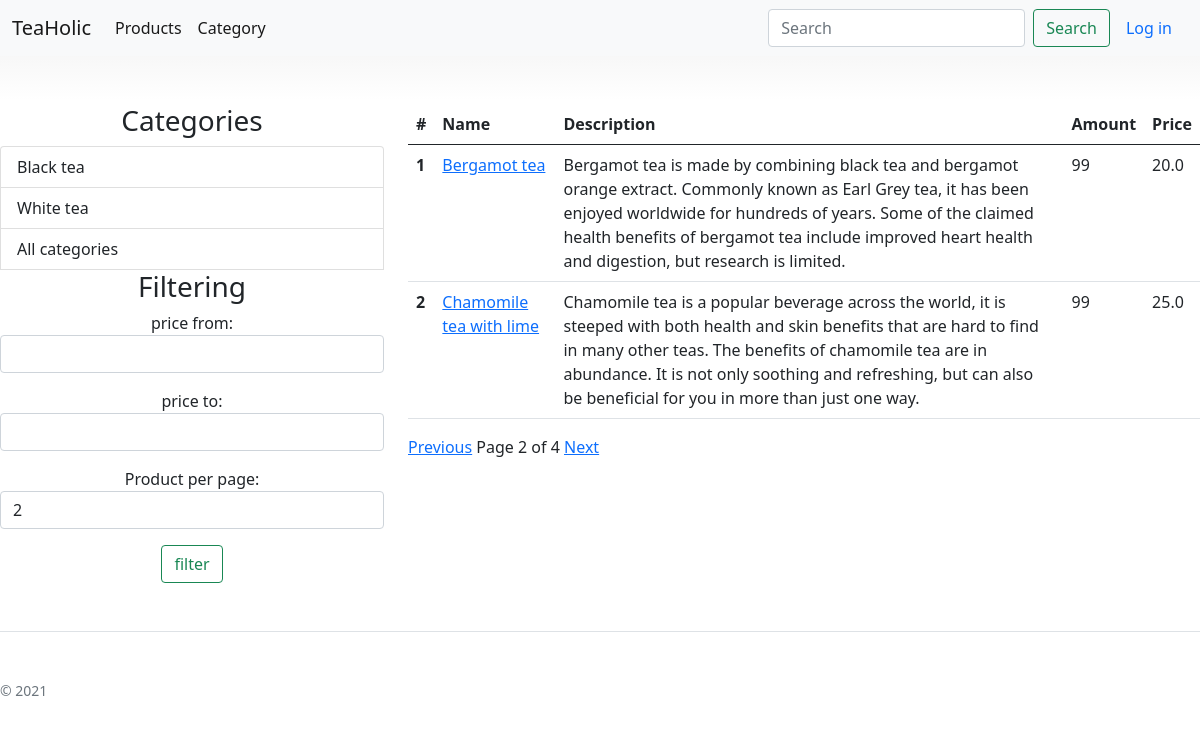
/?page=2&, run on the app's committed database.
### bboard/models.py (models this page shows, shortened)
class Category(models.Model):
    name = models.CharField(max_length=50)

class Product(models.Model):
    name = models.CharField(max_length=255)
    description = models.TextField(max_length=500)
    amount = models.IntegerField()
    price = models.FloatField()
    thumbnail = models.ImageField()
    id_category = models.ForeignKey(Category, on_delete=models.CASCADE)
    id_product_type = models.ForeignKey(ProductType, on_delete=models.CASCADE)
    id_author = models.ForeignKey(Author, on_delete=models.CASCADE)

### bboard/views.py (the view)
# urls.py: path('', views.bboard, name = 'index'),
def bboard(request, **kwargs):
    user = get_userprofile(request)
    products = Product.objects.all()
    categories = Category.objects.all()[:2]
    weather = get_weather(user)
    form = ProductFilterForm(request.GET)
    product_per_page = 2
    if form.is_valid():
        if form.cleaned_data['min_price']:
           products = products.filter(price__gte= form.cleaned_data['min_price'])
        if form.cleaned_data['max_price']:
           products = products.filter(price__lte= form.cleaned_data['max_price'])
        if form.cleaned_data['product_per_page']:
           product_per_page = form.cleaned_data['product_per_page']
    page_number = request.GET.get('page', 1)
    paginator = Paginator(products, product_per_page)
    page = paginator.get_page(page_number)
    d = request.GET.copy()
    for k, v in kwargs.items():
        d[k] = v
    for k in [k for k, v in d.items() if not v]:
        del d[k]
    try:
        d.pop('page')
    except:
        pass
    t = d.urlencode()
    return render(request,'bboard/basis/index.html', {'user':user, 'products':page, 'page': page, 'categories':categories, 'weather': weather, 'form': form, 'param_page': t})

### bboard/forms.py
class ProductFilterForm(forms.Form):
    min_price = forms.IntegerField(label='price from:', required=False,widget=forms.NumberInput(attrs={'class': 'form-control'}))
    max_price = forms.IntegerField(label='price to:', required=False, widget=forms.NumberInput(attrs={'class': 'form-control'}))
    CHOICES = (('2', '2'),('3', '3'), ('4', '4'))
    product_per_page = forms.ChoiceField(choices = CHOICES,label= 'Product per page', required=False, widget=forms.Select(attrs={'class': 'form-control'}))

### bboard/services/services.py (called while the page is built)
def get_userprofile(request):
    if request.user.is_authenticated:
        user = request.user
        user_profile = UserProfile.objects.get(user=user)
        return user_profile
    else:
        return None

### bboard/services/weather.py (called while the page is built)
def get_weather(user):
    try:
        res = requests.get('http://api.openweathermap.org/data/2.5/weather?q='+user.city +'&units=metric&appid=' +WEATHER_API_KEY)
        res = res.json()
        print('')
        weather = res['weather'][0]['main']
        temp = res['main']['temp']
        return weather +', ' +str(temp)+' degrees'
    except:
        return None

### bboard/templates/bboard/basis/index.html (shortened to what this page needs)
{% extends "bboard/basis/base.html" %}
{% block content %}
<div class="row mt-5">
    <div class="col-sm-4"><h3 align="center">Categories</h3> <div class="list-group">
        {% for category in categories  %}
        <a href="{% url 'product_from_category' id=category.id %}" class="list-group-item list-group-item-action">{{ category.name}}</a>
        {% endfor %}
        <a href="{% url 'category' %}" class="list-group-item list-group-item-action">All categories</a>
        <h3 align="center">Filtering</h3>
        <form action="" method="get" align="center">
            {{form.as_p}}
            <input type="submit" value="filter" class="btn btn-outline-success">
        </form>
    </div></div>
    <div class="col-sm-8">{% if products|length %}
        <div class = "indexTable" >
            <table class="table">
                <thead>
                <tr>
                    <th scope="col">#</th>
                    <th scope="col">Name</th>
                    <th scope="col">Description</th>
                    <th scope="col">Amount</th>
                    <th scope="col">Price</th>
                </tr>
                </thead>
                {% for product in products  %}
                <tr>
                    <th scope="row">{{ forloop.counter }}</th>
                    <td > <a href="{% url 'product_detail' id=product.id %}" >{{ product.name}}</a></td>
                    <td >{{ product.description}}</td>
                    <td >{{ product.amount}}</td>
                    <td >{{ product.price}}</td>
                </tr>
                {% endfor %}
            </table>
            {% else  %}
            <p>No products found in the category. </p>
            {% endif %}
        </div>
        <div class="pagination">
 <span class="step-links">
  {% if page.has_previous %}
      <a href="?page={{ page.previous_page_number }}&{{param_page}}">Previous</a>
  {% endif %}
    <span class="current">
  Page {{ page.number }} of {{ page.paginator.num_pages }}
    </span>
  {% if page.has_next %}
        <a href="?page={{ page.next_page_number }}&{{param_page}}">Next</a>
  {% endif %}
  </span>
        </div>
    </div>
</div>
{% endblock %}

### bboard/static/bboard/css/pricing.css (style rules this page uses)
body { background-image: linear-gradient(180deg, #eee, #fff 100px, #fff); }

### data on the page
Category: name "Black tea"
Category: name "White tea"
Product: name "Bergamot tea", description "Bergamot tea is made by combining black tea and bergamot orange extract. Commonly known as Earl Grey tea, it has been enjoyed worldwide for hundreds of years. Some of the claimed health benefits of bergamot tea include improved heart health and digestion, but research is limited.", amount "99", price "20.0"
Product: name "Chamomile tea with lime", description "Chamomile tea is a popular beverage across the world, it is steeped with both health and skin benefits that are hard to find in many other teas. The benefits of chamomile tea are in abundance. It is not only soothing and refreshing, but can also be beneficial for you in more than just one way.", amount "99", price "25.0"

### other printed values
{{ page.number }} "2"
{{ page.paginator.num_pages }} "4"
